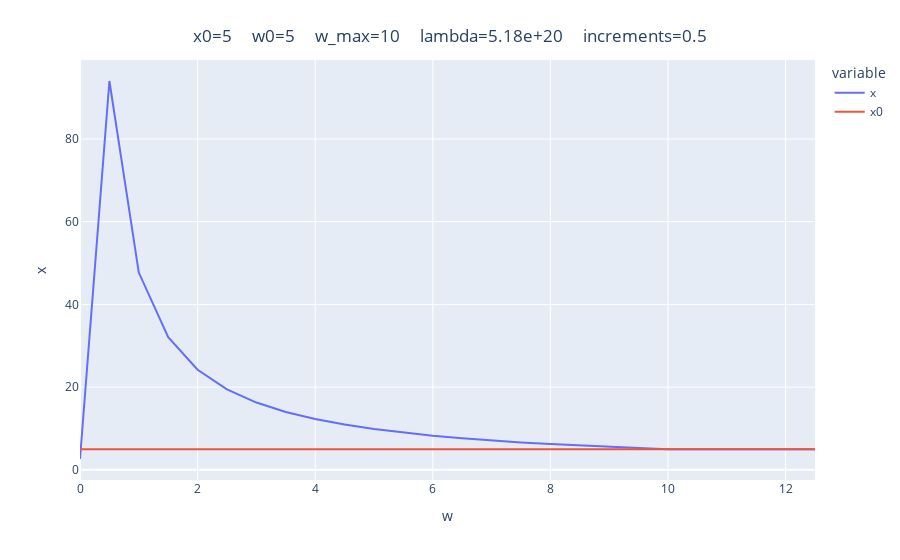

Notebook code for this chart:
### Code cell
fig = px.line(d2, x='w', y=['x', 'x0'])

fig.update_layout(
    title={
        'text': f'x0={x0}     w0={w0}     w_max={w_max}     lambda={L:.2e}     increments={(1/N)*w0}', 
        'x': 0.5, 
        'xanchor': 'center', 
        'yanchor': 'top'
        },
    yaxis={'title':'x'}
)
fig.show()

### Figure 1 — Plotly figure (JSON) as saved in the notebook; plotly's stock layout.template omitted (floating-point values rounded to 4 significant figures)
{"data": [{"hovertemplate": "variable=x<br>w=%{x}<br>value=%{y}<extra></extra>", "legendgroup": "x", "line": {"color": "#636efa", "dash": "solid"}, "marker": {"symbol": "circle"}, "mode": "lines", "name": "x", "orientation": "v", "showlegend": true, "type": "scatter", "x": [0, 0.5, 1, 1.5, 2, 2.5, 3, 3.5, 4, 4.5, 5, 5.5, 6, 6.5, 7, 7.5, 8, 8.5, 9, 9.5, 10, 10.5, 11, 11.5, 12, 12.5], "xaxis": "x", "y": [2.618, 94.01, 47.7, 32.07, 24.2, 19.45, 16.27, 13.99, 12.27, 10.93, 9.861, 8.982, 8.248, 7.626, 7.092, 6.628, 6.222, 5.863, 5.544, 5.258, 5, 5, 5, 5, 5, 5], "yaxis": "y"}, {"hovertemplate": "variable=x0<br>w=%{x}<br>value=%{y}<extra></extra>", "legendgroup": "x0", "line": {"color": "#EF553B", "dash": "solid"}, "marker": {"symbol": "circle"}, "mode": "lines", "name": "x0", "orientation": "v", "showlegend": true, "type": "scatter", "x": [0, 0.5, 1, 1.5, 2, 2.5, 3, 3.5, 4, 4.5, 5, 5.5, 6, 6.5, 7, 7.5, 8, 8.5, 9, 9.5, 10, 10.5, 11, 11.5, 12, 12.5], "xaxis": "x", "y": [5, 5, 5, 5, 5, 5, 5, 5, 5, 5, 5, 5, 5, 5, 5, 5, 5, 5, 5, 5, 5, 5, 5, 5, 5, 5], "yaxis": "y"}], "layout": {"legend": {"title": {"text": "variable"}, "tracegroupgap": 0}, "margin": {"t": 60}, "title": {"text": "x0=5     w0=5     w_max=10     lambda=5.18e+20     increments=0.5", "x": 0.5, "xanchor": "center", "yanchor": "top"}, "xaxis": {"anchor": "y", "domain": [0, 1], "title": {"text": "w"}}, "yaxis": {"anchor": "x", "domain": [0, 1], "title": {"text": "x"}}}}
